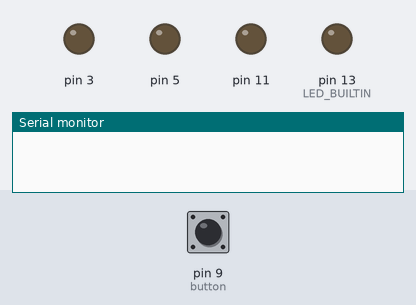
Recording of a sketch running on a simulated Arduino Uno, built with avr-gcc and run on an emulated ATmega328P. Parts: output pins drawn as LEDs (lit = HIGH), the last lines printed to the serial monitor. Inputs (shaded band) come from the test bench; at power-on: pin 9 (button) LOW.

Above: at 1.2 s.
1.3 s: pin 9 (button) pulled HIGH for 0.15 s
At 4.11 s:
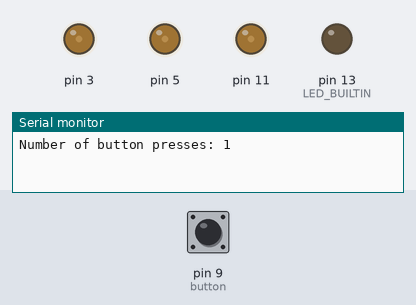
At 6.22 s:
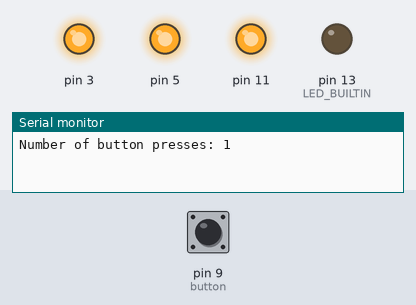
Timing chart, 0 to 13.4 s (numbered marks = the images above; inputs shaded):
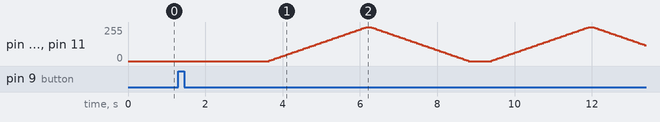

The sketch:

finally_fantabulous1.ino
```cpp
int brightness=0, fadeamt=5,count=0;
int bstate=0,lastate=0;
int button=9;
long lCnt = 0;
unsigned long lStart;
void setup()
{
  pinMode(LED_BUILTIN, OUTPUT);
  pinMode(3,OUTPUT);
  pinMode(11,OUTPUT);
  pinMode(5,OUTPUT);
  Serial.begin(9600);
  pinMode(button,INPUT);
}
void LEDBLNK(){
    digitalWrite(3,HIGH);
    digitalWrite(11,HIGH);
  	digitalWrite(5,HIGH);
  	delay(100);
  	digitalWrite(3, LOW);
  	digitalWrite(5,LOW);
  	digitalWrite(11,LOW);
  	delay(100);
  }
void LEDFADE(){
  for (brightness = 0; brightness <= 255; brightness += 5) {
    analogWrite(3, brightness);
    analogWrite(5, brightness);
    analogWrite(11, brightness);
    delay(50);
  }
  delay(50);
  for (brightness = 255; brightness >= 0; brightness -= 5) {
    analogWrite(3, brightness);
    analogWrite(5, brightness);
    analogWrite(11, brightness);
    delay(50);
  }
}
void reset()
{
  signal(5, 0);
  signal(3, 0);
  signal(11, 0);
}

void signal(int led, bool on)
{
  if (on)
  {
    digitalWrite(led, HIGH);
  }
  else
  {
    digitalWrite(led, LOW);
  }
}
void LEDCOUNT(){
  reset();
  for (int i = 0; i < 8; ++i)
  {
    signal(11, ((i >> 2) % 2) == 1);
    signal(5, ((i >> 1) % 2) == 1);
    signal(3, ((i >> 0) % 2) == 1);
    delay(2000);
  }
}
void loop(){
  if( lCnt == 0)
{
 lStart = millis();
}
lCnt++;
while( (millis() - lStart) <= 3000)
{
  delay(50);
  bstate = digitalRead(button);
  if (bstate != lastate) {
    if (bstate == HIGH) {
     count++;
     Serial.print("Number of button presses: ");
     Serial.println(count);
   }
  }
   delay(50);
  lastate = bstate;
}
  delay(500);
   if (count == 0) {
   digitalWrite(3, 0);
   digitalWrite(5, 0);
   digitalWrite(11, 0);
 }
  if (count==1){
    LEDFADE();
  }
  else if(count==2){
    LEDBLNK();
  }
  else if(count==3){
    LEDCOUNT();
    count=0;
  }
}
```
